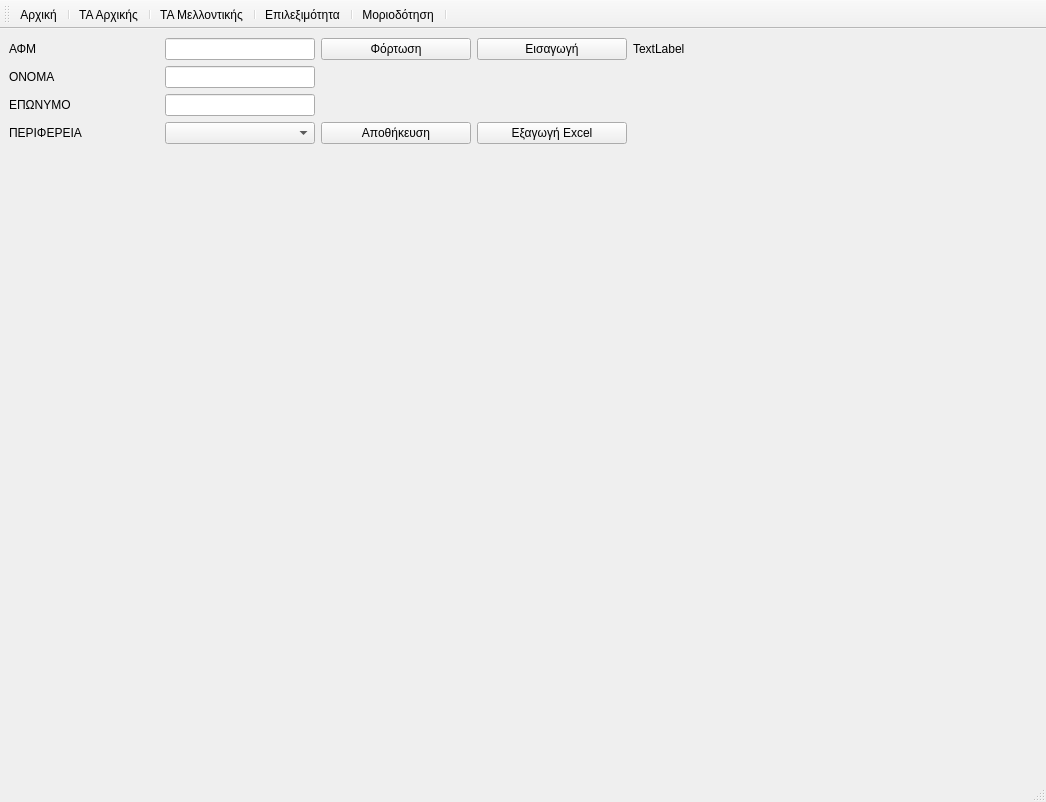
<?xml version="1.0" encoding="UTF-8"?>
<ui version="4.0">
 <class>MainWindow</class>
 <widget class="QMainWindow" name="MainWindow">
  <property name="geometry">
   <rect>
    <x>0</x>
    <y>0</y>
    <width>1046</width>
    <height>802</height>
   </rect>
  </property>
  <property name="windowTitle">
   <string>MainWindow</string>
  </property>
  <property name="styleSheet">
   <string notr="true">*{
font-size:9pt;
font-family:&quot;Verdana&quot;,&quot;Arial&quot;, &quot;Helvetica&quot;,  sans-serif;
}
QMainWindow {
    background-color: #F2F7FA;
}
QScrollArea{
background-color: #F2F7FA;
border:none
}

QScrollArea QWidget#scrollAreaWidgetContents {
    background-color: #F2F7FA;
}

QToolBar{
background-color:#2E91DB;
}
QToolBar QToolButton {
font-weight:bold;

color:white;
}


QToolBar :hover {
background-color:#0D80D6
}

QToolBar QToolButton:disabled {
    color: #A0C8E8;      
    font-weight: normal;  
    background-color: transparent;
}
QPushButton{
font-weight:bold;
background-color:#2E91DB;
color:white;
border:1px solid #BBDEFB;
border-radius:3px;
padding: 6px 0px;
}
QPushButton:hover {
    background-color: #0D80D6;
}

QPushButton:pressed {
    background-color: #0A77C9;
}

QPushButton:disabled {
    background-color: #E3F2FD;
    color: #9E9E9E;
    border: 1px solid #BBDEFB;
}

QLineEdit {
    background-color: white;
    border:1px solid #BBDEFB;
    border-radius: 3px;
    padding: 3px 8px;
}

QLineEdit:focus {
    border: 2px solid #2E91DB;
}

QLineEdit:read-only {
    background-color: #E3F2FD;
    color: #9E9E9E;
	border: 1px solid #BBDEFB;
 	font-weight:bold;
}

QComboBox {
    background-color: white;
    border:1px solid #BBDEFB;
    border-radius: 3px;
    padding: 4px 8px;
}
QComboBox:focus {
    border: 2px solid #2E91DB;
}

QTableView {
    background-color: white;           
    selection-background-color: #2E91DB;      
    selection-color: white;                  
    gridline-color: #BBDEFB; 
	               
    border: 1px solid #BBDEFB;                
}

QTableView::viewport {
    background-color: white;
}


QHeaderView::section {
    background-color: #E3F2FD;              
    color: #1976D2;                           
    padding: 4px 3px;
    border: 1px solid #BBDEFB;  
    font-weight: bold;
   
}



QHeaderView::section:hover {
    background-color: #BBDEFB;
}

QHeaderView::section:disabled {
    background-color: #E3F2FD;
    color: #A0A0A0;
 
}



QStackedWidget &gt; QWidget {
    background-color: white;
}

QScrollBar:vertical {
    background-color: #F5F5F5;
    width: 12px;
    margin: 0px;
}

QScrollBar::handle:vertical {
    background-color: #BBDEFB;
    border-radius: 6px;
    min-height: 30px;
    margin: 2px;
}

QScrollBar::handle:vertical:hover {
    background-color: #90CAF9;
}

QScrollBar::handle:vertical:pressed {
    background-color: #2E91DB;
}

QScrollBar:horizontal {
    background-color: #F5F5F5;
    height: 12px;
    margin: 0px;
}

QScrollBar::handle:horizontal {
    background-color: #BBDEFB;
    border-radius: 6px;
    min-width: 30px;
    margin: 2px;
}

QScrollBar::handle:horizontal:hover {
    background-color: #90CAF9;
}

QScrollBar::handle:horizontal:pressed {
    background-color: #2E91DB;
}
QScrollBar::add-line:vertical,
QScrollBar::sub-line:vertical,
QScrollBar::add-line:horizontal,
QScrollBar::sub-line:horizontal {
    height: 0px;
    width: 0px;
}

QScrollBar::corner {
    background-color: #F5F5F5;
}

QMessageBox {
    background-color:  #F2F7FA;
    color: #333333;
}



QMessageBox QPushButton {
    background-color: #2E91DB;
    color: white;
    border:1px solid #BBDEFB;
    border-radius: 3px;
    padding: 6px 10px;
    font-weight: bold;
   min-width:60px;
   
}

QMessageBox QPushButton:hover {
    background-color: #2579B8;  
}

QMessageBox QPushButton:pressed {
    background-color: #1F6594;
}</string>
  </property>
  <widget class="QWidget" name="centralwidget">
   <layout class="QGridLayout" name="gridLayout">
    <item row="10" column="0" colspan="5">
     <widget class="QStackedWidget" name="stackedWidget">
      <property name="currentIndex">
       <number>4</number>
      </property>
      <widget class="QWidget" name="page_4">
       <property name="sizePolicy">
        <sizepolicy hsizetype="Preferred" vsizetype="Expanding">
         <horstretch>0</horstretch>
         <verstretch>0</verstretch>
        </sizepolicy>
       </property>
      </widget>
      <widget class="QWidget" name="page">
       <property name="sizePolicy">
        <sizepolicy hsizetype="Preferred" vsizetype="Preferred">
         <horstretch>0</horstretch>
         <verstretch>0</verstretch>
        </sizepolicy>
       </property>
       <layout class="QHBoxLayout" name="horizontalLayout"/>
      </widget>
      <widget class="QWidget" name="page_2">
       <property name="sizePolicy">
        <sizepolicy hsizetype="Preferred" vsizetype="Preferred">
         <horstretch>0</horstretch>
         <verstretch>0</verstretch>
        </sizepolicy>
       </property>
      </widget>
      <widget class="QWidget" name="page_3">
       <property name="sizePolicy">
        <sizepolicy hsizetype="Preferred" vsizetype="Preferred">
         <horstretch>0</horstretch>
         <verstretch>0</verstretch>
        </sizepolicy>
       </property>
      </widget>
      <widget class="QWidget" name="page_5">
       <property name="sizePolicy">
        <sizepolicy hsizetype="Preferred" vsizetype="Expanding">
         <horstretch>0</horstretch>
         <verstretch>0</verstretch>
        </sizepolicy>
       </property>
      </widget>
     </widget>
    </item>
    <item row="0" column="1">
     <widget class="QLineEdit" name="lineEdit_afm">
      <property name="maximumSize">
       <size>
        <width>150</width>
        <height>16777215</height>
       </size>
      </property>
     </widget>
    </item>
    <item row="9" column="1">
     <widget class="NoWheelComboBox" name="combo_periferia">
      <property name="maximumSize">
       <size>
        <width>150</width>
        <height>16777215</height>
       </size>
      </property>
     </widget>
    </item>
    <item row="7" column="0">
     <widget class="QLabel" name="label_surname">
      <property name="maximumSize">
       <size>
        <width>150</width>
        <height>16777215</height>
       </size>
      </property>
      <property name="text">
       <string>ΕΠΩΝΥΜΟ</string>
      </property>
     </widget>
    </item>
    <item row="5" column="0">
     <widget class="QLabel" name="label_name">
      <property name="maximumSize">
       <size>
        <width>150</width>
        <height>16777215</height>
       </size>
      </property>
      <property name="text">
       <string>ΟΝΟΜΑ</string>
      </property>
     </widget>
    </item>
    <item row="7" column="1">
     <widget class="QLineEdit" name="lineEdit_surname">
      <property name="maximumSize">
       <size>
        <width>150</width>
        <height>16777215</height>
       </size>
      </property>
     </widget>
    </item>
    <item row="0" column="3">
     <widget class="QPushButton" name="importbtn">
      <property name="text">
       <string>Εισαγωγή</string>
      </property>
     </widget>
    </item>
    <item row="0" column="0">
     <widget class="QLabel" name="label_afm">
      <property name="maximumSize">
       <size>
        <width>150</width>
        <height>16777215</height>
       </size>
      </property>
      <property name="text">
       <string>ΑΦΜ</string>
      </property>
     </widget>
    </item>
    <item row="9" column="3">
     <widget class="QPushButton" name="exportbtn">
      <property name="maximumSize">
       <size>
        <width>150</width>
        <height>16777215</height>
       </size>
      </property>
      <property name="text">
       <string>Εξαγωγή Excel</string>
      </property>
     </widget>
    </item>
    <item row="9" column="2">
     <widget class="QPushButton" name="savebtn">
      <property name="maximumSize">
       <size>
        <width>150</width>
        <height>16777215</height>
       </size>
      </property>
      <property name="text">
       <string>Αποθήκευση</string>
      </property>
     </widget>
    </item>
    <item row="9" column="0">
     <widget class="QLabel" name="label_periferia">
      <property name="maximumSize">
       <size>
        <width>150</width>
        <height>16777215</height>
       </size>
      </property>
      <property name="text">
       <string>ΠΕΡΙΦΕΡΕΙΑ</string>
      </property>
     </widget>
    </item>
    <item row="5" column="1">
     <widget class="QLineEdit" name="lineEdit_name">
      <property name="maximumSize">
       <size>
        <width>150</width>
        <height>16777215</height>
       </size>
      </property>
     </widget>
    </item>
    <item row="0" column="2">
     <widget class="QPushButton" name="searchbtn">
      <property name="maximumSize">
       <size>
        <width>150</width>
        <height>16777215</height>
       </size>
      </property>
      <property name="text">
       <string>Φόρτωση</string>
      </property>
     </widget>
    </item>
    <item row="0" column="4">
     <widget class="QLabel" name="label_logo">
      <property name="text">
       <string>TextLabel</string>
      </property>
      <property name="margin">
       <number>0</number>
      </property>
     </widget>
    </item>
   </layout>
  </widget>
  <widget class="QMenuBar" name="menubar">
   <property name="geometry">
    <rect>
     <x>0</x>
     <y>0</y>
     <width>1046</width>
     <height>20</height>
    </rect>
   </property>
  </widget>
  <widget class="QStatusBar" name="statusbar"/>
  <widget class="QToolBar" name="toolBar">
   <property name="windowTitle">
    <string>toolBar</string>
   </property>
   <attribute name="toolBarArea">
    <enum>TopToolBarArea</enum>
   </attribute>
   <attribute name="toolBarBreak">
    <bool>false</bool>
   </attribute>
   <addaction name="arxiki"/>
   <addaction name="separator"/>
   <addaction name="ta"/>
   <addaction name="separator"/>
   <addaction name="mellontiki"/>
   <addaction name="separator"/>
   <addaction name="epileximotita"/>
   <addaction name="separator"/>
   <addaction name="moria"/>
   <addaction name="separator"/>
  </widget>
  <action name="ta">
   <property name="text">
    <string>ΤΑ Αρχικής</string>
   </property>
  </action>
  <action name="epileximotita">
   <property name="text">
    <string>Επιλεξιμότητα</string>
   </property>
  </action>
  <action name="mellontiki">
   <property name="text">
    <string>ΤΑ Μελλοντικής</string>
   </property>
  </action>
  <action name="arxiki">
   <property name="text">
    <string>Αρχική</string>
   </property>
  </action>
  <action name="moria">
   <property name="text">
    <string>Μοριοδότηση</string>
   </property>
  </action>
 </widget>
 <customwidgets>
  <customwidget>
   <class>NoWheelComboBox</class>
   <extends>QComboBox</extends>
   <header>delegates.delegates_dlt</header>
  </customwidget>
 </customwidgets>
 <resources/>
 <connections/>
</ui>
